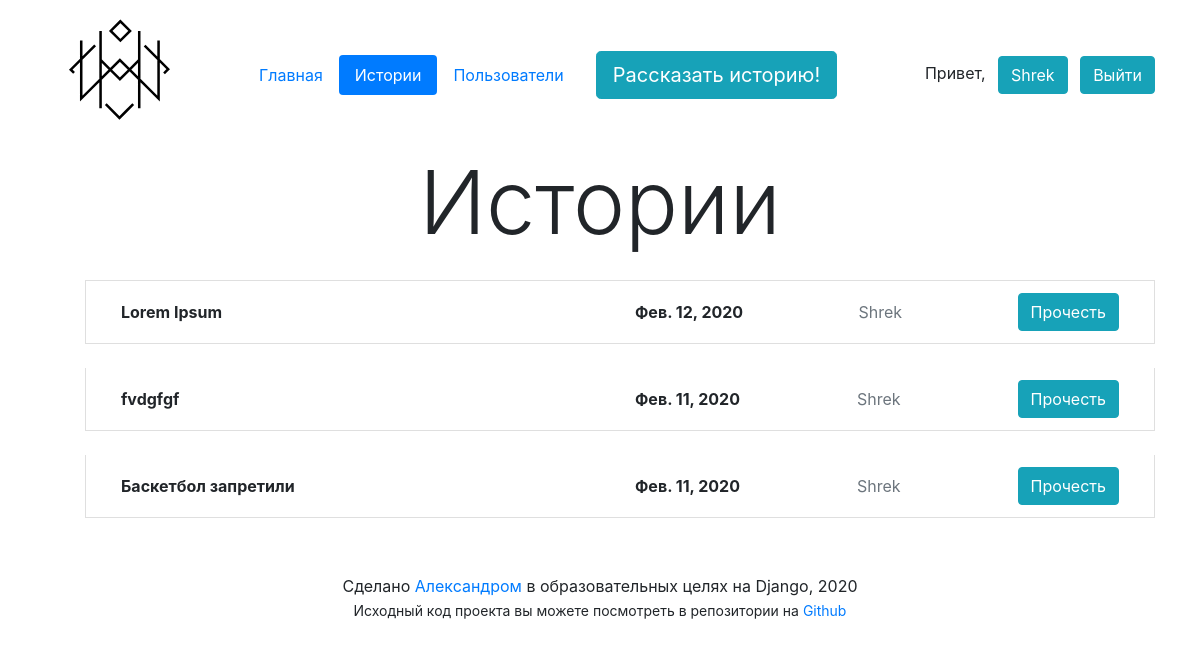
The page /stories/ (signed in) on the database as committed earlier.
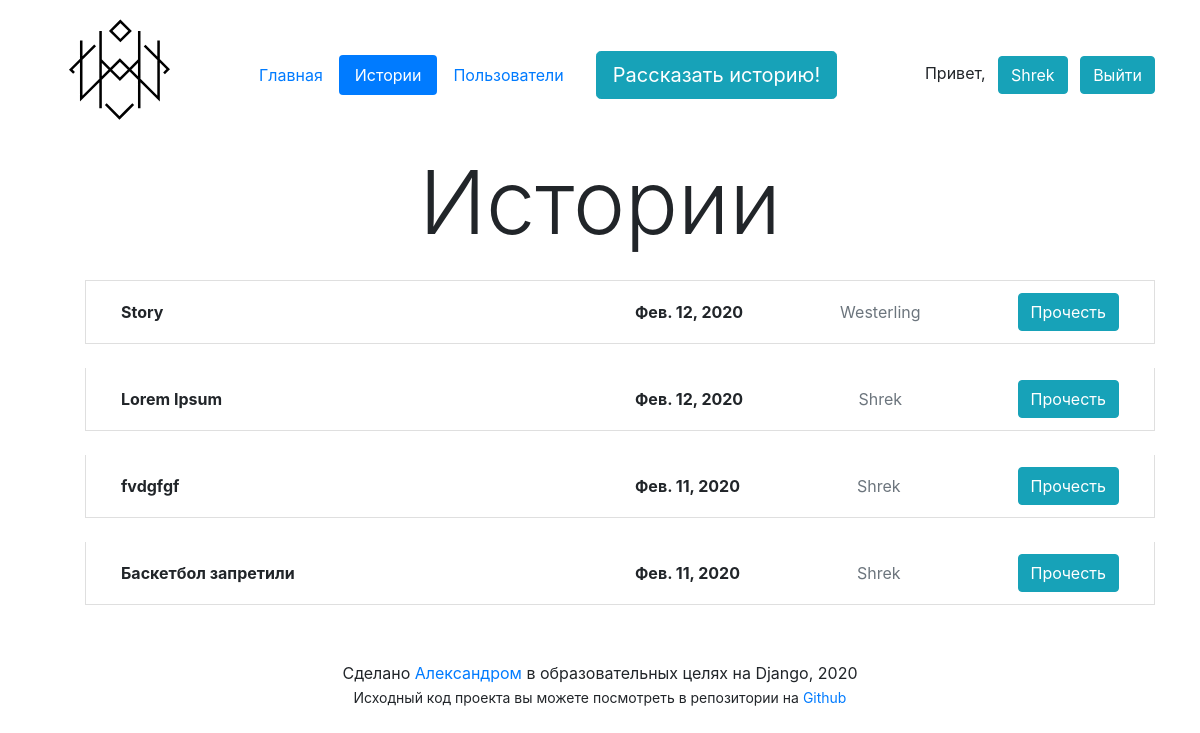
The same page on the database as committed later.
### app/models.py (models this page shows, shortened)
class Story(models.Model):
    author = models.ForeignKey(User, verbose_name='Автор', on_delete=models.CASCADE)
    title = models.CharField('Заголовок', max_length=100)
    as_md = models.BooleanField('Использовать Markdown', default=False)
    text = models.TextField('Текст', default='')
    html_text = models.TextField('Обработанный текст', editable=False, default='')
    creation_date = models.DateTimeField('Дата создания', auto_now_add=True)
    edit_date = models.DateTimeField('Дата редактирования', auto_now=True)
    publication_date = models.DateTimeField('Дата публикации', default=timezone.now())
    published = models.BooleanField('Опубликована', default=True)
    slug = models.SlugField('slug', default='', editable=False)
    class Meta:
        verbose_name = 'История'
        verbose_name_plural = 'Истории'
        ordering = ['-publication_date']

### app/views.py (the view)
# urls.py: path('stories/', StoriesListView.as_view(), name='stories'),
class StoriesListView(LoginRequiredMixin, ListView):
    login_url = 'sign_in'
    model = Story
    template_name = 'stories.html'
    context_object_name = 'stories_list'
    def get_queryset(self):
        return Story.objects.filter(published=True)

### app/templatetags/app_tags.py (called while the page is built)
@register.inclusion_tag('layout/base_tag.html', takes_context=True)
def nav(context, template='nav.html', page=None):
    return {'context': context, 'template': template, 'page': page}

### templates/stories.html (shortened to what this page needs)
{% extends 'layout/base.html' %}
{% load app_tags %}
{% block nav %}
    {% nav page='stories' %}
{% endblock %}
{% block h1 %}
    Истории
{% endblock %}
{% block content %}
    <ul>
        {% for story in stories_list %}
            <li class="list-group-item mt-4">
                <div class="d-flex align-items-center">
                    <b class="col-6">{{ story.title }}</b>
                    <div class="col-6 row no-gutters justify-content-between align-items-center">
                        <b>{{ story.creation_date.date }}</b>
                        <span class="text-muted">{{ story.author }}</span>
                        <a class="btn btn-info" href="{% url 'story' story.pk story.slug %}">Прочесть</a>
                    </div>
                </div>
            </li>
        {% endfor %}
    </ul>
{% endblock %}

Rows that differ between the two databases and show on the page:
added Story: title "Story", creation_date "Фев. 12, 2020", author "Westerling"
